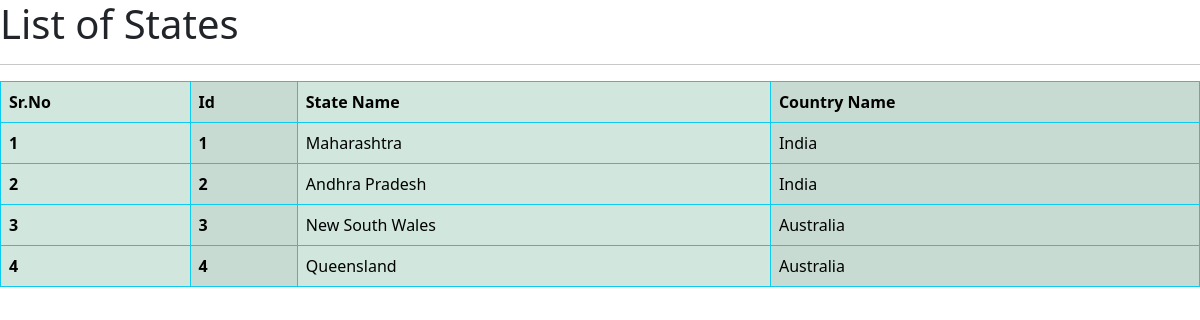
Screenshot of /view_states/ with the database file from the repository.
### df1app/models.py (models this page shows, shortened)
class State(models.Model):
    state_name = models.CharField(max_length=50)
    country = models.ForeignKey(Country, on_delete=models.CASCADE, related_name='states')

class Country(models.Model):
    country_name = models.CharField(max_length=50)
    def __str__(self):
        return self.country_name

### df1app/views.py (the view)
# urls.py: path('view_states/', views.view_states, name="view_states"),
def view_states(request):
    states = State.objects.select_related('country').all()
    context = {
        "states": states
    }
    return render(request, 'view_states.html', context )

### df1app/templates/view_states.html (shortened to what this page needs)
<!doctype html>
<html lang="en">
<head>
    <link href="https://cdn.jsdelivr.net/npm/bootstrap@5.2.0-beta1/dist/css/bootstrap.min.css" rel="stylesheet"
>
</head>
<body>
    <h1>List of States</h1>
    <hr>
    <table class="table table-hover table-success table-striped-columns table-bordered border-info">
        <thead>
            <tr>
              <th scope="col">Sr.No</th>
              <th scope="col">Id</th>
              <th scope="col">State Name</th>
              <th scope="col">Country Name</th>
            </tr>
          </thead>
          {% for state in states %}
          <tbody>
            <tr>
              <th scope="row">{{forloop.counter}}</th>
              <th scope="row">{{state.id}}</th>
              <td>{{state.state_name}}</td>
              <td>{{state.country}}</td>
            </tr>
          </tbody>
          {%endfor%}
    </table>
</body>
</html>

### rows the page displays
State: id "1", state_name "Maharashtra", country "India"
State: id "2", state_name "Andhra Pradesh", country "India"
State: id "3", state_name "New South Wales", country "Australia"
State: id "4", state_name "Queensland", country "Australia"
